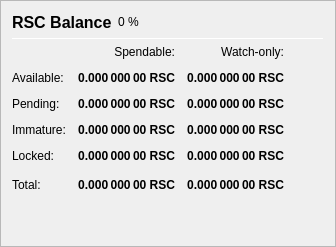
                   <widget class="QFrame" name="frame_Balances">
                    <property name="frameShape">
                     <enum>QFrame::StyledPanel</enum>
                    </property>
                    <property name="frameShadow">
                     <enum>QFrame::Raised</enum>
                    </property>
                    <layout class="QVBoxLayout" name="verticalLayout_4">
                     <item>
                      <layout class="QHBoxLayout" name="horizontalLayout_4">
                       <item>
                        <widget class="QLabel" name="label_5">
                         <property name="minimumSize">
                          <size>
                           <width>0</width>
                           <height>20</height>
                          </size>
                         </property>
                         <property name="font">
                          <font>
                           <pointsize>12</pointsize>
                           <weight>75</weight>
                           <bold>true</bold>
                          </font>
                         </property>
                         <property name="text">
                          <string>RSC Balance</string>
                         </property>
                        </widget>
                       </item>
                       <item>
                        <widget class="QLabel" name="labelRSCPercent">
                         <property name="text">
                          <string notr="true">0 %</string>
                         </property>
                        </widget>
                       </item>
                       <item>
                        <spacer name="horizontalSpacer_3">
                         <property name="orientation">
                          <enum>Qt::Horizontal</enum>
                         </property>
                         <property name="sizeHint" stdset="0">
                          <size>
                           <width>40</width>
                           <height>20</height>
                          </size>
                         </property>
                        </spacer>
                       </item>
                      </layout>
                     </item>
                     <item>
                      <widget class="Line" name="line_Balance">
                       <property name="minimumSize">
                        <size>
                         <width>0</width>
                         <height>1</height>
                        </size>
                       </property>
                       <property name="maximumSize">
                        <size>
                         <width>16777215</width>
                         <height>1</height>
                        </size>
                       </property>
                       <property name="orientation">
                        <enum>Qt::Horizontal</enum>
                       </property>
                      </widget>
                     </item>
                     <item>
                      <layout class="QGridLayout" name="gridLayout">
                       <property name="spacing">
                        <number>12</number>
                       </property>
                       <item row="0" column="1">
                        <widget class="QLabel" name="labelSpendable">
                         <property name="text">
                          <string>Spendable:</string>
                         </property>
                         <property name="alignment">
                          <set>Qt::AlignRight|Qt::AlignTrailing|Qt::AlignVCenter</set>
                         </property>
                        </widget>
                       </item>
                       <item row="0" column="2">
                        <widget class="QLabel" name="labelWatchonly">
                         <property name="text">
                          <string>Watch-only:</string>
                         </property>
                         <property name="alignment">
                          <set>Qt::AlignRight|Qt::AlignTrailing|Qt::AlignVCenter</set>
                         </property>
                        </widget>
                       </item>
                       <item row="1" column="0">
                        <widget class="QLabel" name="labelBalanceText">
                         <property name="text">
                          <string>Available:</string>
                         </property>
                        </widget>
                       </item>
                       <item row="1" column="1">
                        <widget class="QLabel" name="labelBalance">
                         <property name="font">
                          <font>
                           <weight>75</weight>
                           <bold>true</bold>
                          </font>
                         </property>
                         <property name="cursor">
                          <cursorShape>IBeamCursor</cursorShape>
                         </property>
                         <property name="toolTip">
                          <string>Your current spendable balance</string>
                         </property>
                         <property name="text">
                          <string notr="true">0.000 000 00 RSC</string>
                         </property>
                         <property name="alignment">
                          <set>Qt::AlignRight|Qt::AlignTrailing|Qt::AlignVCenter</set>
                         </property>
                         <property name="textInteractionFlags">
                          <set>Qt::LinksAccessibleByMouse|Qt::TextSelectableByKeyboard|Qt::TextSelectableByMouse</set>
                         </property>
                        </widget>
                       </item>
                       <item row="1" column="2">
                        <widget class="QLabel" name="labelWatchAvailable">
                         <property name="font">
                          <font>
                           <weight>75</weight>
                           <bold>true</bold>
                          </font>
                         </property>
                         <property name="cursor">
                          <cursorShape>IBeamCursor</cursorShape>
                         </property>
                         <property name="toolTip">
                          <string>Your current balance in watch-only addresses</string>
                         </property>
                         <property name="text">
                          <string notr="true">0.000 000 00 RSC</string>
                         </property>
                         <property name="alignment">
                          <set>Qt::AlignRight|Qt::AlignTrailing|Qt::AlignVCenter</set>
                         </property>
                         <property name="textInteractionFlags">
                          <set>Qt::LinksAccessibleByMouse|Qt::TextSelectableByKeyboard|Qt::TextSelectableByMouse</set>
                         </property>
                        </widget>
                       </item>
                       <item row="2" column="0">
                        <widget class="QLabel" name="labelPendingText">
                         <property name="text">
                          <string>Pending:</string>
                         </property>
                        </widget>
                       </item>
                       <item row="2" column="1">
                        <widget class="QLabel" name="labelUnconfirmed">
                         <property name="font">
                          <font>
                           <weight>75</weight>
                           <bold>true</bold>
                          </font>
                         </property>
                         <property name="cursor">
                          <cursorShape>IBeamCursor</cursorShape>
                         </property>
                         <property name="toolTip">
                          <string>Total of transactions that have yet to be confirmed, and do not yet count toward the spendable balance</string>
                         </property>
                         <property name="text">
                          <string notr="true">0.000 000 00 RSC</string>
                         </property>
                         <property name="alignment">
                          <set>Qt::AlignRight|Qt::AlignTrailing|Qt::AlignVCenter</set>
                         </property>
                         <property name="textInteractionFlags">
                          <set>Qt::LinksAccessibleByMouse|Qt::TextSelectableByKeyboard|Qt::TextSelectableByMouse</set>
                         </property>
                        </widget>
                       </item>
                       <item row="2" column="2">
                        <widget class="QLabel" name="labelWatchPending">
                         <property name="font">
                          <font>
                           <weight>75</weight>
                           <bold>true</bold>
                          </font>
                         </property>
                         <property name="cursor">
                          <cursorShape>IBeamCursor</cursorShape>
                         </property>
                         <property name="toolTip">
                          <string>Unconfirmed transactions to watch-only addresses</string>
                         </property>
                         <property name="text">
                          <string notr="true">0.000 000 00 RSC</string>
                         </property>
                         <property name="alignment">
                          <set>Qt::AlignRight|Qt::AlignTrailing|Qt::AlignVCenter</set>
                         </property>
                         <property name="textInteractionFlags">
                          <set>Qt::LinksAccessibleByMouse|Qt::TextSelectableByKeyboard|Qt::TextSelectableByMouse</set>
                         </property>
                        </widget>
                       </item>
                       <item row="3" column="0">
                        <widget class="QLabel" name="labelImmatureText">
                         <property name="text">
                          <string>Immature:</string>
                         </property>
                        </widget>
                       </item>
                       <item row="3" column="1">
                        <widget class="QLabel" name="labelImmature">
                         <property name="font">
                          <font>
                           <weight>75</weight>
                           <bold>true</bold>
                          </font>
                         </property>
                         <property name="cursor">
                          <cursorShape>IBeamCursor</cursorShape>
                         </property>
                         <property name="toolTip">
                          <string>Staked or masternode rewards that has not yet matured</string>
                         </property>
                         <property name="text">
                          <string notr="true">0.000 000 00 RSC</string>
                         </property>
                         <property name="alignment">
                          <set>Qt::AlignRight|Qt::AlignTrailing|Qt::AlignVCenter</set>
                         </property>
                         <property name="textInteractionFlags">
                          <set>Qt::LinksAccessibleByMouse|Qt::TextSelectableByKeyboard|Qt::TextSelectableByMouse</set>
                         </property>
                        </widget>
                       </item>
                       <item row="3" column="2">
                        <widget class="QLabel" name="labelWatchImmature">
                         <property name="font">
                          <font>
                           <weight>75</weight>
                           <bold>true</bold>
                          </font>
                         </property>
                         <property name="cursor">
                          <cursorShape>IBeamCursor</cursorShape>
                         </property>
                         <property name="toolTip">
                          <string>Staked or masternode rewards in watch-only addresses that has not yet matured</string>
                         </property>
                         <property name="text">
                          <string notr="true">0.000 000 00 RSC</string>
                         </property>
                         <property name="alignment">
                          <set>Qt::AlignRight|Qt::AlignTrailing|Qt::AlignVCenter</set>
                         </property>
                         <property name="textInteractionFlags">
                          <set>Qt::LinksAccessibleByMouse|Qt::TextSelectableByKeyboard|Qt::TextSelectableByMouse</set>
                         </property>
                        </widget>
                       </item>
                       <item row="4" column="0">
                        <widget class="QLabel" name="labelLockedBalanceText">
                         <property name="toolTip">
                          <string>Locked RSC or Masternode collaterals. These are excluded from zRSC minting.</string>
                         </property>
                         <property name="text">
                          <string>Locked:</string>
                         </property>
                        </widget>
                       </item>
                       <item row="4" column="1">
                        <widget class="QLabel" name="labelLockedBalance">
                         <property name="font">
                          <font>
                           <weight>75</weight>
                           <bold>true</bold>
                          </font>
                         </property>
                         <property name="cursor">
                          <cursorShape>IBeamCursor</cursorShape>
                         </property>
                         <property name="toolTip">
                          <string>Locked RSC or Masternode collaterals. These are excluded from zRSC minting.</string>
                         </property>
                         <property name="text">
                          <string notr="true">0.000 000 00 RSC</string>
                         </property>
                         <property name="alignment">
                          <set>Qt::AlignRight|Qt::AlignTrailing|Qt::AlignVCenter</set>
                         </property>
                         <property name="textInteractionFlags">
                          <set>Qt::LinksAccessibleByMouse|Qt::TextSelectableByKeyboard|Qt::TextSelectableByMouse</set>
                         </property>
                        </widget>
                       </item>
                       <item row="4" column="2">
                        <widget class="QLabel" name="labelWatchLocked">
                         <property name="font">
                          <font>
                           <weight>75</weight>
                           <bold>true</bold>
                          </font>
                         </property>
                         <property name="cursor">
                          <cursorShape>IBeamCursor</cursorShape>
                         </property>
                         <property name="toolTip">
                          <string>Current locked balance in watch-only addresses</string>
                         </property>
                         <property name="text">
                          <string notr="true">0.000 000 00 RSC</string>
                         </property>
                         <property name="alignment">
                          <set>Qt::AlignRight|Qt::AlignTrailing|Qt::AlignVCenter</set>
                         </property>
                         <property name="textInteractionFlags">
                          <set>Qt::LinksAccessibleByMouse|Qt::TextSelectableByKeyboard|Qt::TextSelectableByMouse</set>
                         </property>
                        </widget>
                       </item>
                       <item row="5" column="0">
                        <widget class="QLabel" name="labelTotalText">
                         <property name="toolTip">
                          <string>Your current redspace balance, unconfirmed and immature transactions included</string>
                         </property>
                         <property name="text">
                          <string>Total:</string>
                         </property>
                        </widget>
                       </item>
                       <item row="5" column="1">
                        <widget class="QLabel" name="labelTotal">
                         <property name="font">
                          <font>
                           <weight>75</weight>
                           <bold>true</bold>
                          </font>
                         </property>
                         <property name="cursor">
                          <cursorShape>IBeamCursor</cursorShape>
                         </property>
                         <property name="toolTip">
                          <string>Your current redspace balance, unconfirmed and immature transactions included</string>
                         </property>
                         <property name="text">
                          <string notr="true">0.000 000 00 RSC</string>
                         </property>
                         <property name="alignment">
                          <set>Qt::AlignRight|Qt::AlignTrailing|Qt::AlignVCenter</set>
                         </property>
                         <property name="textInteractionFlags">
                          <set>Qt::LinksAccessibleByMouse|Qt::TextSelectableByKeyboard|Qt::TextSelectableByMouse</set>
                         </property>
                        </widget>
                       </item>
                       <item row="5" column="2">
                        <widget class="QLabel" name="labelWatchTotal">
                         <property name="font">
                          <font>
                           <weight>75</weight>
                           <bold>true</bold>
                          </font>
                         </property>
                         <property name="cursor">
                          <cursorShape>IBeamCursor</cursorShape>
                         </property>
                         <property name="toolTip">
                          <string>Current total balance in watch-only addresses</string>
                         </property>
                         <property name="text">
                          <string notr="true">0.000 000 00 RSC</string>
                         </property>
                         <property name="alignment">
                          <set>Qt::AlignRight|Qt::AlignTrailing|Qt::AlignVCenter</set>
                         </property>
                         <property name="textInteractionFlags">
                          <set>Qt::LinksAccessibleByMouse|Qt::TextSelectableByKeyboard|Qt::TextSelectableByMouse</set>
                         </property>
                        </widget>
                       </item>
                       <item row="5" column="3">
                        <spacer name="horizontalSpacer_9">
                         <property name="orientation">
                          <enum>Qt::Horizontal</enum>
                         </property>
                         <property name="sizeHint" stdset="0">
                          <size>
                           <width>40</width>
                           <height>20</height>
                          </size>
                         </property>
                        </spacer>
                       </item>
                      </layout>
                     </item>
                     <item>
                      <spacer name="verticalSpacer_3">
                       <property name="orientation">
                        <enum>Qt::Vertical</enum>
                       </property>
                       <property name="sizeHint" stdset="0">
                        <size>
                         <width>20</width>
                         <height>40</height>
                        </size>
                       </property>
                      </spacer>
                     </item>
                    </layout>
                   </widget>
